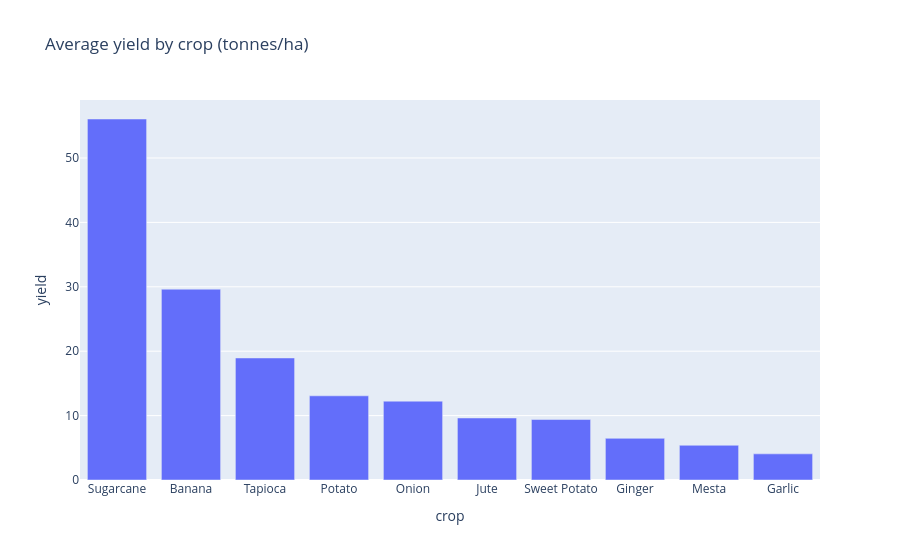

The code cell stored with this chart in its notebook:
### Code cell
# --- Cell 4: Highest-yielding crops (Coconut excluded, different unit) ---
y = crop[crop.crop != "Coconut"].groupby("crop")["yield"].mean().nlargest(10).reset_index()
px.bar(y, x="crop", y="yield", title="Average yield by crop (tonnes/ha)")

### Figure 1 — Plotly figure (JSON) as saved in the notebook; plotly's stock layout.template omitted (floating-point values rounded to 4 significant figures)
{"data": [{"hovertemplate": "crop=%{x}<br>yield=%{y}<extra></extra>", "legendgroup": "", "marker": {"color": "#636efa", "pattern": {"shape": ""}}, "name": "", "orientation": "v", "showlegend": false, "textposition": "auto", "type": "bar", "x": ["Sugarcane", "Banana", "Tapioca", "Potato", "Onion", "Jute", "Sweet Potato", "Ginger", "Mesta", "Garlic"], "xaxis": "x", "y": [56.05, 29.63, 18.95, 13.07, 12.24, 9.628, 9.39, 6.471, 5.393, 4.059], "yaxis": "y"}], "layout": {"barmode": "relative", "legend": {"tracegroupgap": 0}, "title": {"text": "Average yield by crop (tonnes/ha)"}, "xaxis": {"anchor": "y", "domain": [0.0, 1.0], "title": {"text": "crop"}}, "yaxis": {"anchor": "x", "domain": [0.0, 1.0], "title": {"text": "yield"}}}}
